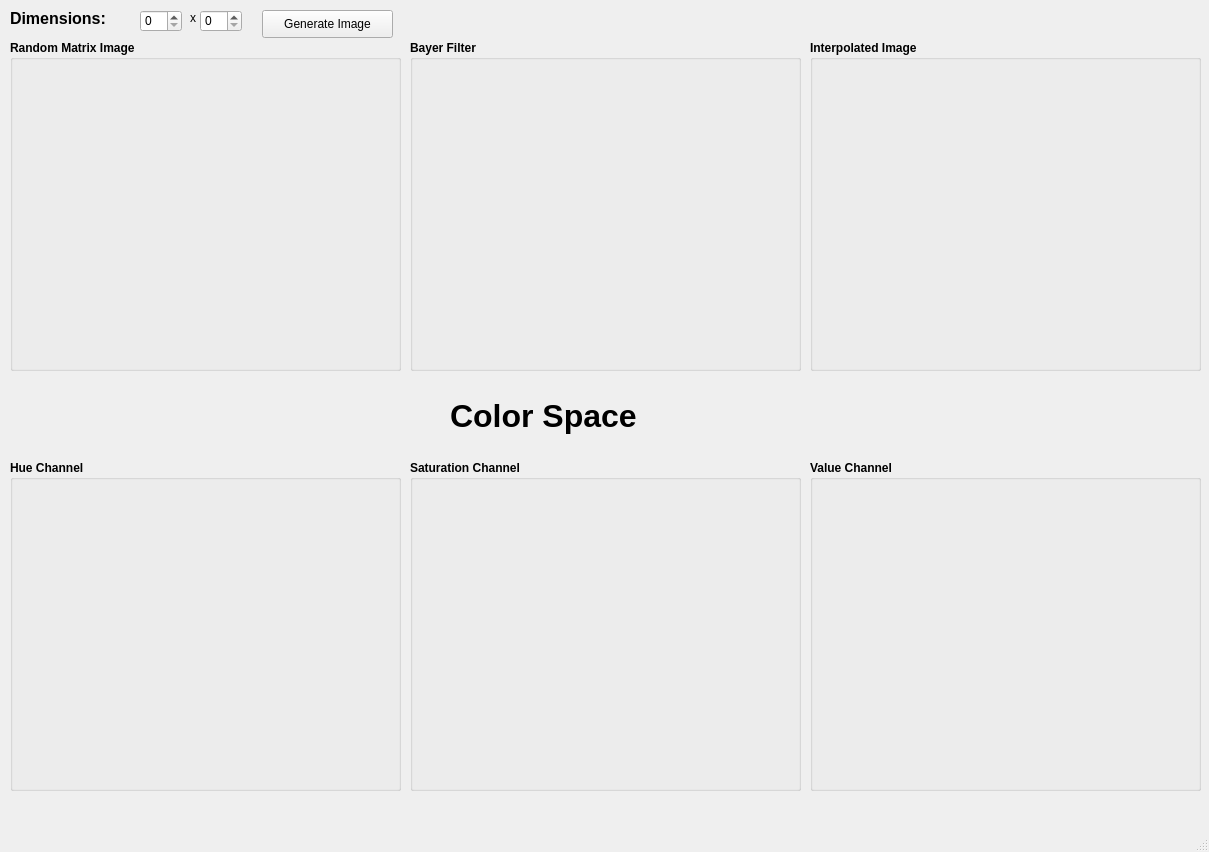
<?xml version="1.0" encoding="UTF-8"?>
<ui version="4.0">
 <class>MainWindow</class>
 <widget class="QMainWindow" name="MainWindow">
  <property name="geometry">
   <rect>
    <x>0</x>
    <y>0</y>
    <width>1209</width>
    <height>852</height>
   </rect>
  </property>
  <property name="windowTitle">
   <string>MainWindow</string>
  </property>
  <widget class="QWidget" name="centralwidget">
   <widget class="QGroupBox" name="groupBox">
    <property name="geometry">
     <rect>
      <x>10</x>
      <y>40</y>
      <width>391</width>
      <height>331</height>
     </rect>
    </property>
    <property name="font">
     <font>
      <weight>75</weight>
      <bold>true</bold>
     </font>
    </property>
    <property name="title">
     <string>Random Matrix Image</string>
    </property>
    <widget class="QWidget" name="verticalLayoutWidget">
     <property name="geometry">
      <rect>
       <x>0</x>
       <y>20</y>
       <width>391</width>
       <height>311</height>
      </rect>
     </property>
     <layout class="QVBoxLayout" name="randomMatrixLayout"/>
    </widget>
   </widget>
   <widget class="QLabel" name="label">
    <property name="geometry">
     <rect>
      <x>10</x>
      <y>10</y>
      <width>131</width>
      <height>16</height>
     </rect>
    </property>
    <property name="font">
     <font>
      <pointsize>12</pointsize>
      <weight>75</weight>
      <bold>true</bold>
     </font>
    </property>
    <property name="text">
     <string>Dimensions:</string>
    </property>
   </widget>
   <widget class="QSpinBox" name="rowsSpinBox">
    <property name="geometry">
     <rect>
      <x>140</x>
      <y>10</y>
      <width>42</width>
      <height>22</height>
     </rect>
    </property>
   </widget>
   <widget class="QLabel" name="label_2">
    <property name="geometry">
     <rect>
      <x>190</x>
      <y>10</y>
      <width>55</width>
      <height>16</height>
     </rect>
    </property>
    <property name="text">
     <string>x</string>
    </property>
   </widget>
   <widget class="QSpinBox" name="columnSpinBox">
    <property name="geometry">
     <rect>
      <x>200</x>
      <y>10</y>
      <width>42</width>
      <height>22</height>
     </rect>
    </property>
   </widget>
   <widget class="QPushButton" name="generateImageButton">
    <property name="geometry">
     <rect>
      <x>262</x>
      <y>10</y>
      <width>131</width>
      <height>28</height>
     </rect>
    </property>
    <property name="text">
     <string>Generate Image</string>
    </property>
   </widget>
   <widget class="QGroupBox" name="groupBox_2">
    <property name="geometry">
     <rect>
      <x>410</x>
      <y>40</y>
      <width>391</width>
      <height>331</height>
     </rect>
    </property>
    <property name="font">
     <font>
      <weight>75</weight>
      <bold>true</bold>
     </font>
    </property>
    <property name="title">
     <string>Bayer Filter</string>
    </property>
    <widget class="QWidget" name="verticalLayoutWidget_2">
     <property name="geometry">
      <rect>
       <x>0</x>
       <y>20</y>
       <width>391</width>
       <height>311</height>
      </rect>
     </property>
     <layout class="QVBoxLayout" name="bayerLayout"/>
    </widget>
   </widget>
   <widget class="QGroupBox" name="groupBox_3">
    <property name="geometry">
     <rect>
      <x>810</x>
      <y>40</y>
      <width>391</width>
      <height>331</height>
     </rect>
    </property>
    <property name="font">
     <font>
      <weight>75</weight>
      <bold>true</bold>
     </font>
    </property>
    <property name="title">
     <string>Interpolated Image</string>
    </property>
    <widget class="QWidget" name="verticalLayoutWidget_3">
     <property name="geometry">
      <rect>
       <x>0</x>
       <y>20</y>
       <width>391</width>
       <height>311</height>
      </rect>
     </property>
     <layout class="QVBoxLayout" name="interpolatedImageLayout"/>
    </widget>
   </widget>
   <widget class="QGroupBox" name="groupBox_4">
    <property name="geometry">
     <rect>
      <x>10</x>
      <y>460</y>
      <width>391</width>
      <height>331</height>
     </rect>
    </property>
    <property name="font">
     <font>
      <weight>75</weight>
      <bold>true</bold>
     </font>
    </property>
    <property name="title">
     <string>Hue Channel</string>
    </property>
    <widget class="QWidget" name="verticalLayoutWidget_4">
     <property name="geometry">
      <rect>
       <x>0</x>
       <y>20</y>
       <width>391</width>
       <height>311</height>
      </rect>
     </property>
     <layout class="QVBoxLayout" name="hueLayout"/>
    </widget>
   </widget>
   <widget class="QGroupBox" name="groupBox_5">
    <property name="geometry">
     <rect>
      <x>410</x>
      <y>460</y>
      <width>391</width>
      <height>331</height>
     </rect>
    </property>
    <property name="font">
     <font>
      <weight>75</weight>
      <bold>true</bold>
     </font>
    </property>
    <property name="title">
     <string>Saturation Channel</string>
    </property>
    <widget class="QWidget" name="verticalLayoutWidget_5">
     <property name="geometry">
      <rect>
       <x>0</x>
       <y>20</y>
       <width>391</width>
       <height>311</height>
      </rect>
     </property>
     <layout class="QVBoxLayout" name="saturationLayout"/>
    </widget>
   </widget>
   <widget class="QGroupBox" name="groupBox_6">
    <property name="geometry">
     <rect>
      <x>810</x>
      <y>460</y>
      <width>391</width>
      <height>331</height>
     </rect>
    </property>
    <property name="font">
     <font>
      <weight>75</weight>
      <bold>true</bold>
     </font>
    </property>
    <property name="title">
     <string>Value Channel</string>
    </property>
    <widget class="QWidget" name="verticalLayoutWidget_6">
     <property name="geometry">
      <rect>
       <x>0</x>
       <y>20</y>
       <width>391</width>
       <height>311</height>
      </rect>
     </property>
     <layout class="QVBoxLayout" name="valueLayout"/>
    </widget>
   </widget>
   <widget class="QLabel" name="label_3">
    <property name="geometry">
     <rect>
      <x>450</x>
      <y>390</y>
      <width>291</width>
      <height>51</height>
     </rect>
    </property>
    <property name="font">
     <font>
      <pointsize>24</pointsize>
      <weight>75</weight>
      <bold>true</bold>
     </font>
    </property>
    <property name="text">
     <string>Color Space</string>
    </property>
   </widget>
  </widget>
  <widget class="QMenuBar" name="menubar">
   <property name="geometry">
    <rect>
     <x>0</x>
     <y>0</y>
     <width>1209</width>
     <height>26</height>
    </rect>
   </property>
  </widget>
  <widget class="QStatusBar" name="statusbar"/>
 </widget>
 <resources/>
 <connections/>
</ui>
